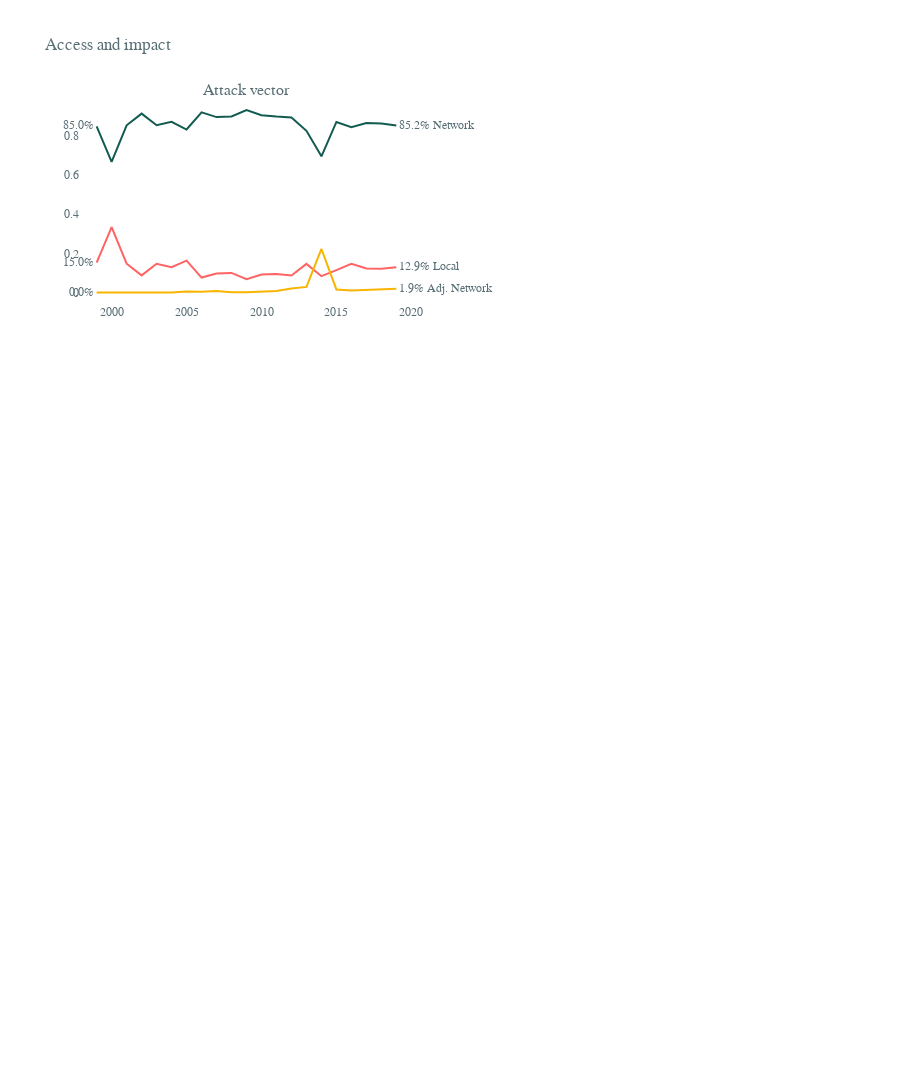

Notebook code for this chart:
### Code cell
fig.update_layout(
    showlegend=False,
    height=1300,
    title=dict(
        text="Access and impact",
    ),
    font=dict(
        family="Arial",
        size=12,
        color="#586e75"
    ),
    #color
    paper_bgcolor='rgba(0,0,0,0)',
    plot_bgcolor='rgba(0,0,0,0)'
)

### Figure 1 — Plotly figure (JSON) as saved in the notebook; plotly's stock layout.template omitted (floating-point values rounded to 4 significant figures)
{"data": [{"cliponaxis": false, "mode": "text", "name": "", "text": " 85.2% Network", "textposition": "middle right", "type": "scatter", "x": ["2019-01-01T00:00:00"], "xaxis": "x", "y": [0.8516], "yaxis": "y"}, {"line": {"color": "#125B50"}, "name": "", "type": "scatter", "x": ["1999-01-01T00:00:00", "2000-01-01T00:00:00", "2001-01-01T00:00:00", "2002-01-01T00:00:00", "2003-01-01T00:00:00", "2004-01-01T00:00:00", "2005-01-01T00:00:00", "2006-01-01T00:00:00", "2007-01-01T00:00:00", "2008-01-01T00:00:00", "2009-01-01T00:00:00", "2010-01-01T00:00:00", "2011-01-01T00:00:00", "2012-01-01T00:00:00", "2013-01-01T00:00:00", "2014-01-01T00:00:00", "2015-01-01T00:00:00", "2016-01-01T00:00:00", "2017-01-01T00:00:00", "2018-01-01T00:00:00", "2019-01-01T00:00:00"], "xaxis": "x", "y": [0.8478, 0.6667, 0.8529, 0.9124, 0.8531, 0.8707, 0.8315, 0.919, 0.8948, 0.8981, 0.9303, 0.9047, 0.8975, 0.8926, 0.825, 0.6947, 0.87, 0.8438, 0.8642, 0.8619, 0.8516], "yaxis": "y"}, {"cliponaxis": false, "mode": "text", "name": "", "text": "85.0% ", "textposition": "middle left", "type": "scatter", "x": ["1999-01-01T00:00:00"], "xaxis": "x", "y": [0.8478], "yaxis": "y"}, {"cliponaxis": false, "mode": "text", "name": "", "text": " 12.9% Local", "textposition": "middle right", "type": "scatter", "x": ["2019-01-01T00:00:00"], "xaxis": "x", "y": [0.1292], "yaxis": "y"}, {"line": {"color": "#FF6363"}, "name": "", "type": "scatter", "x": ["1999-01-01T00:00:00", "2000-01-01T00:00:00", "2001-01-01T00:00:00", "2002-01-01T00:00:00", "2003-01-01T00:00:00", "2004-01-01T00:00:00", "2005-01-01T00:00:00", "2006-01-01T00:00:00", "2007-01-01T00:00:00", "2008-01-01T00:00:00", "2009-01-01T00:00:00", "2010-01-01T00:00:00", "2011-01-01T00:00:00", "2012-01-01T00:00:00", "2013-01-01T00:00:00", "2014-01-01T00:00:00", "2015-01-01T00:00:00", "2016-01-01T00:00:00", "2017-01-01T00:00:00", "2018-01-01T00:00:00", "2019-01-01T00:00:00"], "xaxis": "x", "y": [0.1522, 0.3333, 0.1471, 0.08756, 0.1469, 0.1293, 0.1629, 0.07639, 0.09695, 0.1001, 0.06824, 0.09161, 0.09482, 0.08682, 0.1462, 0.08322, 0.1142, 0.1465, 0.1224, 0.1218, 0.1292], "yaxis": "y"}, {"cliponaxis": false, "mode": "text", "name": "", "text": "15.0% ", "textposition": "middle left", "type": "scatter", "x": ["1999-01-01T00:00:00"], "xaxis": "x", "y": [0.1522], "yaxis": "y"}, {"cliponaxis": false, "mode": "text", "name": "", "text": " 1.9% Adj. Network", "textposition": "middle right", "type": "scatter", "x": ["2019-01-01T00:00:00"], "xaxis": "x", "y": [0.01916], "yaxis": "y"}, {"line": {"color": "#F8B400"}, "name": "", "type": "scatter", "x": ["1999-01-01T00:00:00", "2000-01-01T00:00:00", "2001-01-01T00:00:00", "2002-01-01T00:00:00", "2003-01-01T00:00:00", "2004-01-01T00:00:00", "2005-01-01T00:00:00", "2006-01-01T00:00:00", "2007-01-01T00:00:00", "2008-01-01T00:00:00", "2009-01-01T00:00:00", "2010-01-01T00:00:00", "2011-01-01T00:00:00", "2012-01-01T00:00:00", "2013-01-01T00:00:00", "2014-01-01T00:00:00", "2015-01-01T00:00:00", "2016-01-01T00:00:00", "2017-01-01T00:00:00", "2018-01-01T00:00:00", "2019-01-01T00:00:00"], "xaxis": "x", "y": [0, 0, 0, 0, 0, 0, 0.005618, 0.00463, 0.008251, 0.001805, 0.001426, 0.003728, 0.007656, 0.02056, 0.02885, 0.2221, 0.01572, 0.009765, 0.01334, 0.01636, 0.01916], "yaxis": "y"}, {"cliponaxis": false, "mode": "text", "name": "", "text": "0.0% ", "textposition": "middle left", "type": "scatter", "x": ["1999-01-01T00:00:00"], "xaxis": "x", "y": [0], "yaxis": "y"}], "layout": {"annotations": [{"font": {"size": 16}, "showarrow": false, "text": "Attack vector", "x": 0.225, "xanchor": "center", "xref": "paper", "y": 1, "yanchor": "bottom", "yref": "paper"}], "font": {"color": "#586e75", "family": "Arial", "size": 12}, "height": 1300, "paper_bgcolor": "rgba(0,0,0,0)", "plot_bgcolor": "rgba(0,0,0,0)", "showlegend": false, "title": {"text": "Access and impact"}, "xaxis": {"anchor": "y", "domain": [0, 0.45]}, "xaxis2": {"anchor": "y2", "domain": [0.55, 1]}, "xaxis3": {"anchor": "y3", "domain": [0, 0.45]}, "xaxis4": {"anchor": "y4", "domain": [0.55, 1]}, "xaxis5": {"anchor": "y5", "domain": [0, 0.45]}, "xaxis6": {"anchor": "y6", "domain": [0.55, 1]}, "yaxis": {"anchor": "x", "domain": [0.7778, 1]}, "yaxis2": {"anchor": "x2", "domain": [0.7778, 1]}, "yaxis3": {"anchor": "x3", "domain": [0.3889, 0.6111]}, "yaxis4": {"anchor": "x4", "domain": [0.3889, 0.6111]}, "yaxis5": {"anchor": "x5", "domain": [0, 0.2222]}, "yaxis6": {"anchor": "x6", "domain": [0, 0.2222]}}}
